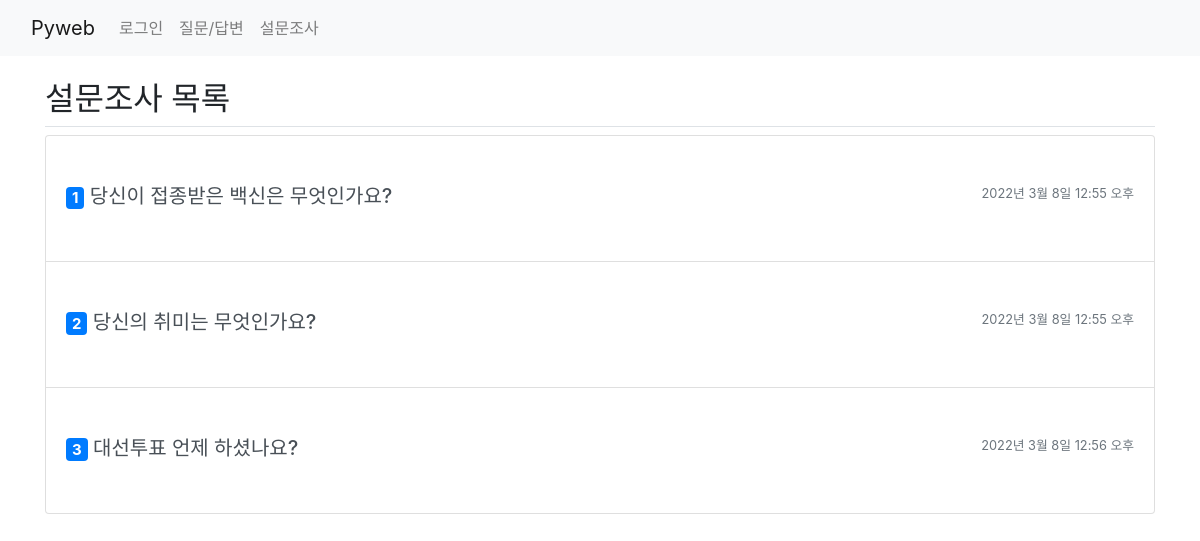
Screenshot of /polls/ with the database file from the repository.
### polls/models.py (models this page shows, shortened)
class Question(models.Model):
    question_text = models.CharField(max_length=200)    # 질문 내용
    pub_date = models.DateTimeField()                   # 작성일

### polls/views.py (the view)
# urls.py: path('', views.index, name='index'),
def index(request):
    question_list = Question.objects.all()
    return render(
        request,
        'polls/index.html',
        {'question_list': question_list}
    )

### templates/polls/index.html (shortened to what this page needs)
{% extends 'base.html' %}
{% block content %}
    <div class="container my-3">
        <h2 class="border-bottom py-2">설문조사 목록</h2>
        <div class="list-group">
            {% if question_list %}
                {% for question in question_list %}
                    <a href="{% url 'polls:detail' question.id %}"
                       class="list-group-item list-group-item-action py-5">
                        <div class="d-flex w-100 justify-content-between">
                            <h5 class="mb-1">
                                <span class="badge badge-primary">{{ forloop.counter }}</span>
                                {{ question.question_text }}
                            </h5>
                            <small class="text-muted">{{ question.pub_date }}</small>
                        </div>
                    </a>
                {% endfor %}
            {% else %}
            <p>설문이 없습니다.</p>
            {% endif %}
        </div>
    </div>
{% endblock %}

### rows the page displays
Question: question_text "당신이 접종받은 백신은 무엇인가요?", pub_date "2022년 3월 8일 12:55 오후"
Question: question_text "당신의 취미는 무엇인가요?", pub_date "2022년 3월 8일 12:55 오후"
Question: question_text "대선투표 언제 하셨나요?", pub_date "2022년 3월 8일 12:56 오후"
